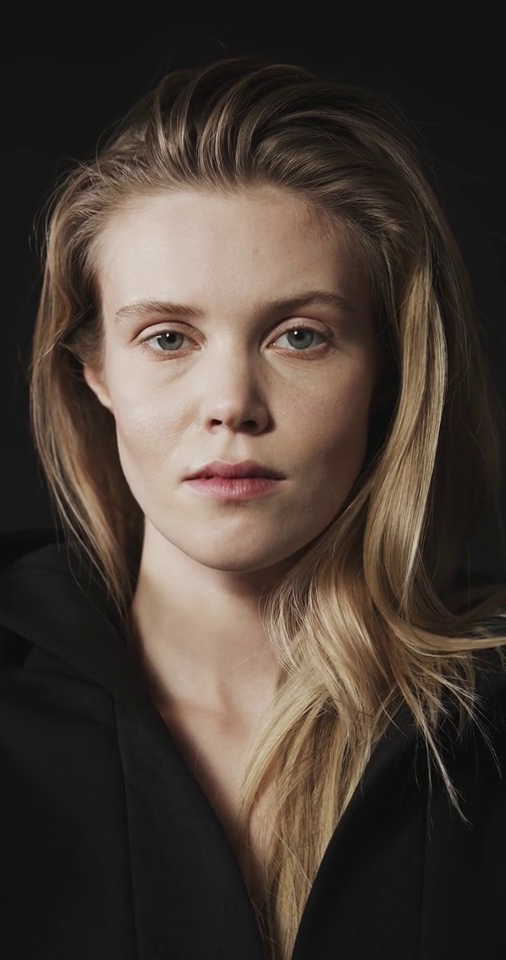
#> input picture frame 29 of Haar_Cascade/media/face_video2.mp4, 506 x 960 px, given in place of car.mp4, which was not available
$ python Mouse_events.py
#> lines starting #> are read from the running program, lines starting #| are printed output that depends on the picture
import cv2

# Open the video file for capturing frames
cap = cv2.VideoCapture("media/car.mp4")

# List to store the coordinates of circles
circles = []

# Mouse callback function to append the coordinates of clicked points to the circles list
def mouse(event, x, y, flags, params):
    if event == cv2.EVENT_LBUTTONDOWN:
        circles.append((x, y))

# Create a named window to display the frame
cv2.namedWindow("Frame")

# Set the mouse callback function for the "Frame" window
cv2.setMouseCallback("Frame", mouse)

while True:
    # Read a frame from the video
    _, frame = cap.read()
#> frame is the input picture: shape (960, 506, 3); mean B, G, R 54.5, 62.3, 73.8

    # Resize the frame to the desired size
    frame = cv2.resize(frame, (640, 480))
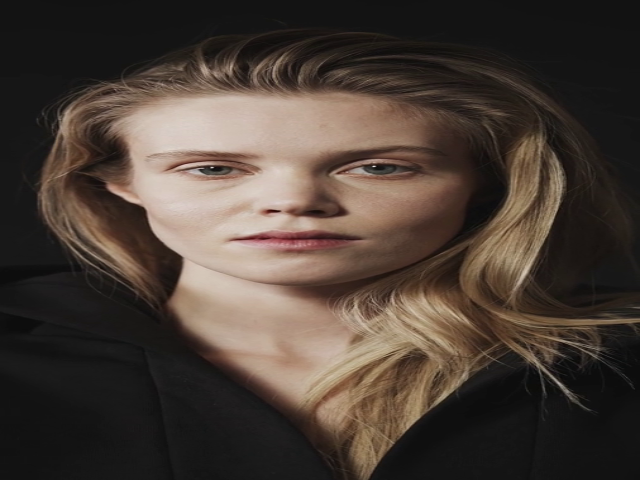
#> frame: shape (480, 640, 3); mean B, G, R 54.4, 62.2, 73.8

    # Draw circles on the frame based on the stored coordinates
    for center in circles:
        cv2.circle(frame, center, 20, (0, 100, 255), -1)

    # Display the frame
    cv2.imshow("Frame", frame)

    # Wait for key events
    key = cv2.waitKey(1)
#> (key Esc is pressed here)

    # Break the loop if the 'Esc' key is pressed
    if key == 27:
        break

    # Clear the circles list if the 'r' key is pressed
    elif key == ord("r"):
        circles = []

# Release the video capture object
cap.release()

# Close all windows
cv2.destroyAllWindows()

'''
Explain each functions:

1. `cv2.VideoCapture("media/car.mp4")`: Creates a VideoCapture object to open and read the video file named "media/car.mp4".

2. `cv2.namedWindow("Frame")`: Creates a named window with the title "Frame" to display the video frame.

3. `cv2.setMouseCallback("Frame", mouse)`: Sets a mouse callback function named "mouse" for the "Frame" window. The callback function will be called when a mouse event occurs in the window.

4. `cv2.EVENT_LBUTTONDOWN`: Represents the left button down mouse event. It is used as a condition in the mouse callback function.

5. `circles.append((x, y))`: Appends the coordinates of the clicked point (x, y) to the `circles` list.

6. `cv2.circle(frame, center, 20, (0, 100, 255), -1)`: Draws a filled circle on the frame at the specified center coordinates. The circle has a radius of 20 pixels and the color is defined as (0, 100, 255) in BGR format.

7. `cv2.waitKey(1)`: Waits for a key event for the specified time (1 millisecond in this case). It returns the key code of the pressed key or -1 if no key is pressed.

8. `key == 27`: Checks if the pressed key's code is equal to 27, which corresponds to the 'Esc' key.

9. `key == ord("r")`: Checks if the pressed key's code is equal to the ASCII code of the 'r' key.

10. `cap.release()`: Releases the video capture object and frees up the resources.

11. `cv2.destroyAllWindows()`: Closes all open windows.
'''

$ run again, starting later in the video
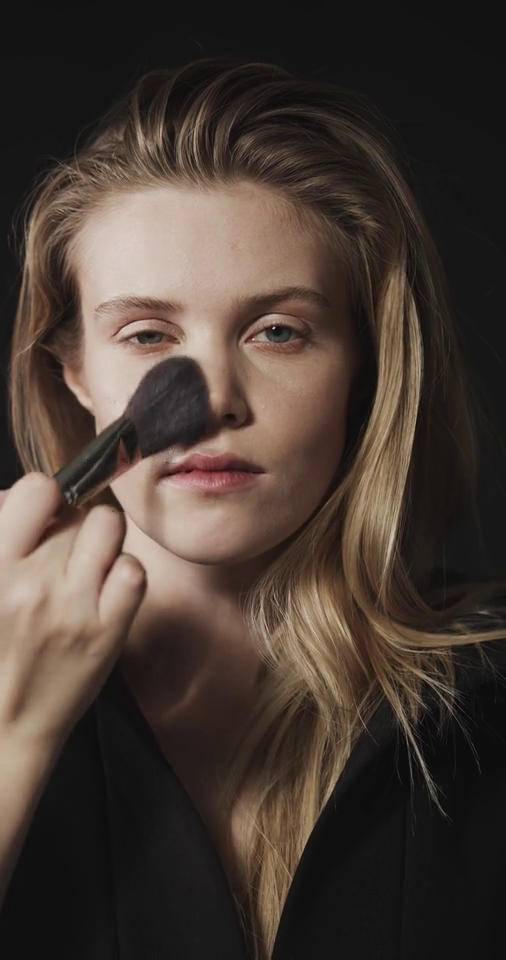
#> input picture frame 132 of Haar_Cascade/media/face_video2.mp4, 506 x 960 px, given in place of car.mp4, which was not available
#> frame is the input picture: shape (960, 506, 3); mean B, G, R 52, 59.4, 71.5
#> `frame = cv2.resize(frame, (640, 480))`:
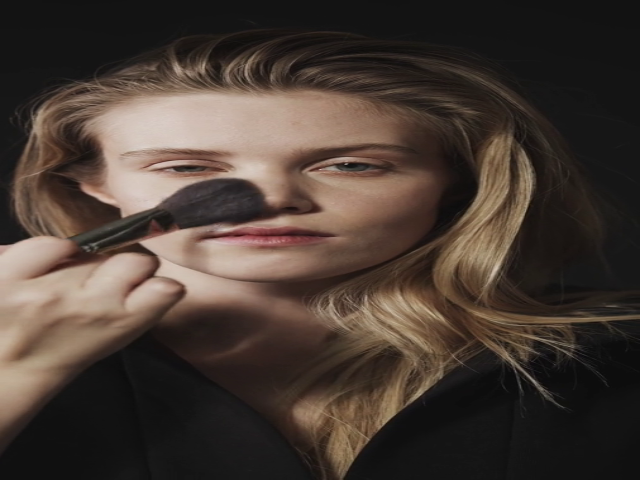
#> frame: shape (480, 640, 3); mean B, G, R 51.9, 59.4, 71.5

$ run again, starting later in the video
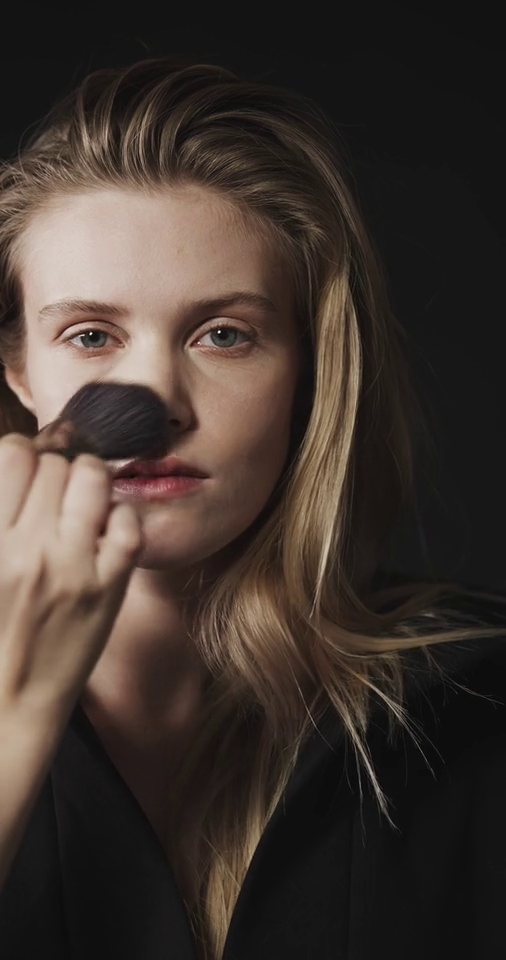
#> input picture frame 235 of Haar_Cascade/media/face_video2.mp4, 506 x 960 px, given in place of car.mp4, which was not available
#> frame is the input picture: shape (960, 506, 3); mean B, G, R 47.2, 53.3, 63.9
#> `frame = cv2.resize(frame, (640, 480))`:
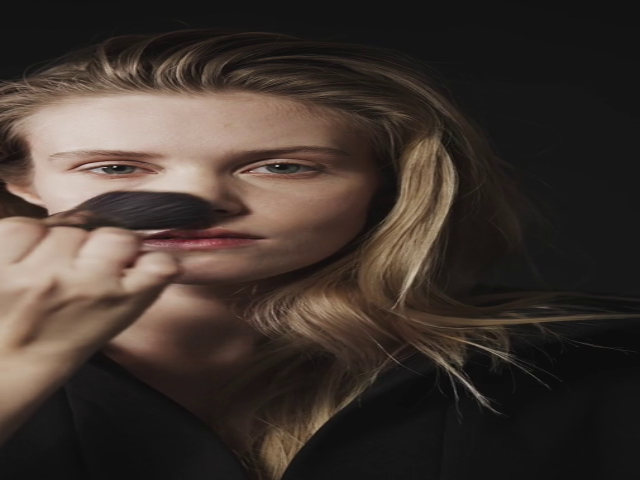
#> frame: shape (480, 640, 3); mean B, G, R 47.2, 53.3, 63.9
